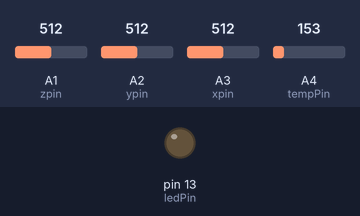
The sketch below on a simulated Arduino Uno, built with avr-gcc and run on an emulated ATmega328P. Shown: output pins drawn as LEDs (lit = HIGH). The inputs (shaded band) are chosen by the test bench; at power-on: A1 (zpin) = 512, A2 (ypin) = 512, A3 (xpin) = 512, A4 (tempPin) = 153. What the sketch prints to the serial monitor is not drawn.

Above: at 0.28 s.
At 5.01 s:
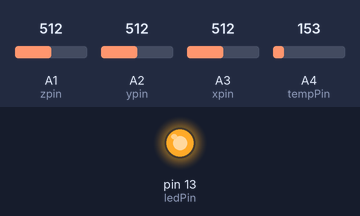
Timing chart, 0 to 5.9 s (numbered marks = the images above):
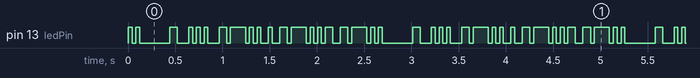

Measured:
- by itself, pin 13 (ledPin): moves between LOW and HIGH, repeating every 2.6 s

The sketch:

Transmission.ino
```cpp
const int xpin = A3;                  // x-axis of the accelerometer
const int ypin = A2;                  // y-axis
const int zpin = A1;                  // z-axis (only on 3-axis models)
const int tempPin = A4;
const int ledPin = 13;
int state = (0,1);

void setup()
{
  // put your setup code here, to run once:
  Serial.begin(9600);
  pinMode(ledPin, OUTPUT);

}

void loop()
{
  // put your main code here, to run repeatedly:
  int x = ((((analogRead(xpin)-325))*.0119)*100);
  int y = ((((analogRead(ypin)-325))*.0119)*100);
  int z = ((((analogRead(zpin)-325))*.0119)*100);

  float reading = analogRead(tempPin);
  float voltage = reading * 5.0;
  voltage = voltage / 1024;
  float tempC = (voltage - 0.5) * 100 ;
  int t = (tempC);

  Serial.print("x:");
  Serial.print(x);
  Serial.print("\t");
  Serial.print("y:");
  Serial.print(y);
  Serial.print("\t");
  Serial.print("z:");
  Serial.print(z);
  Serial.print("\t");
  Serial.print(t);
  Serial.print("°C");
  Serial.print("\t");
  Serial.println();


  String t2 = String(abs(t), BIN);
  String x2 = String(abs(x), BIN);
  String y2 = String(abs(y), BIN);
  String z2 = String(abs(z), BIN);


    //establishes an int array with all 3 readings, will be
  //using to input data as well as determine how long the for
  //loop will run for
  int values1[4] = {t, x, y, z};
  String values2[4] = {t2, x2, y2, z2};


//the 3 is hardcoded, but the loop will call the resetfunction(),
//use a switch to determine which indicator is used, and then print
//the number in binary preceded by a 1 or 0 determining + or -
for (int j = 0; j<=3; j++){
   while (values2[j].length() < 10){
       values2[j] = "0" + values2[j];
   }
   int length1 = values2[j].length();
   String current = values2[j];
   resetFunction();
   switch(j){
   case 0  :
      digitalWrite(13, LOW);Serial.print(0);
      delay(40);
      digitalWrite(13, LOW);Serial.print(0);
      delay(40);
      break; //optional
   case 1  :
      digitalWrite(13, HIGH);Serial.print(1);
      delay(40);
      digitalWrite(13, LOW);Serial.print(0);
      delay(40);;
      break; //optional
   case 2  :
      digitalWrite(13, LOW);Serial.print(0);
      delay(40);
      digitalWrite(13, HIGH);Serial.print(1);
      delay(40);;
      break; //optional
   case 3:
      digitalWrite(13, HIGH);Serial.print(1);
      delay(40);
      digitalWrite(13, HIGH);Serial.print(1);
      delay(40);
      break;
}

  for (int i = 0; i < length1; i++){
    if(current[i] == '0') state = LOW;
    if(current[i] == '1') state = HIGH;
    digitalWrite(13, state); Serial.print(state);
    delay(40);
  }


    Serial.println("");
}

}


//arbitrary 4 states, currenty set to on, off, on, off
void resetFunction(){
  digitalWrite(13, HIGH); Serial.print(1);
  delay(40);
  digitalWrite(13, LOW); Serial.print(0);
  delay(40);
  digitalWrite(13, HIGH); Serial.print(1);
  delay(40);
  digitalWrite(13, LOW); Serial.print(0);
  delay(40);
}
```
